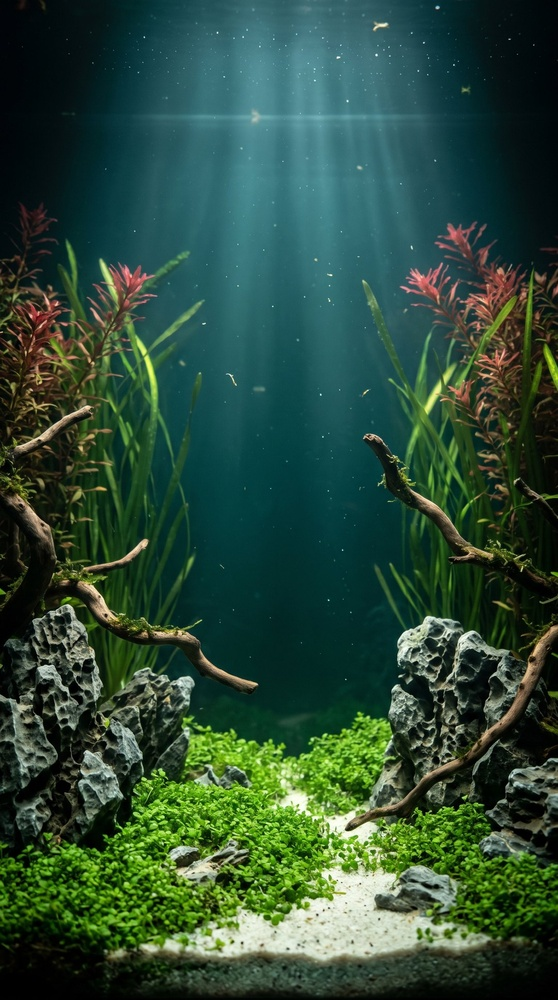
#> input picture app/src/main/assets/aquarium/bg_0.jpg, 558 x 1000 px, shrunk from 1080 x 1935 before the run
$ python grade_times.py ../../app/src/main/assets/aquarium/bg_0.jpg ../../app/src/main/assets/aquarium/bg_1.jpg
#> lines starting #> are read from the running program, lines starting #| are printed output that depends on the picture
"""python3 grade_times.py <morning.jpg> <outdir> [--water]
Makes noon / sunset / night stand-ins from one Flow morning painting by colour grading, so a new world can
ship before Flow has repainted it at the other times of day. Writes <outdir>/{1,2,3,4}.jpg (morning first),
ready for make_world.py. Lights, lanterns and glowing things keep their glow at night.
"""
import sys, numpy as np
from PIL import Image

src, out = sys.argv[1], sys.argv[2]
water = '--water' in sys.argv
im = Image.open(src).convert('RGB')
#> im is the input picture: PIL image 558x1000 RGB; mean R, G, B 44.6, 75.4, 56.8
a = np.asarray(im).astype(np.float32) / 255
H, W, _ = a.shape
#> H = 1000; W = 558
y = np.linspace(0, 1, H)[:, None, None]          # 0 top .. 1 bottom
#> y = 1000 values from 0 to 1
lum = a @ np.array([0.299, 0.587, 0.114], np.float32)
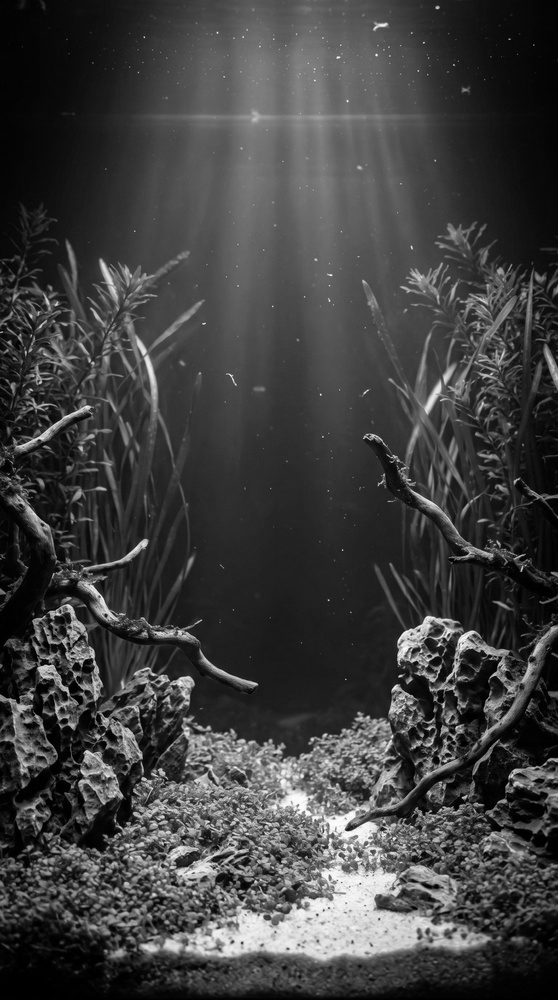
#> lum: shape (1000, 558) float32; min 0, max 0.993, mean 0.251
sat = a.max(-1) - a.min(-1)
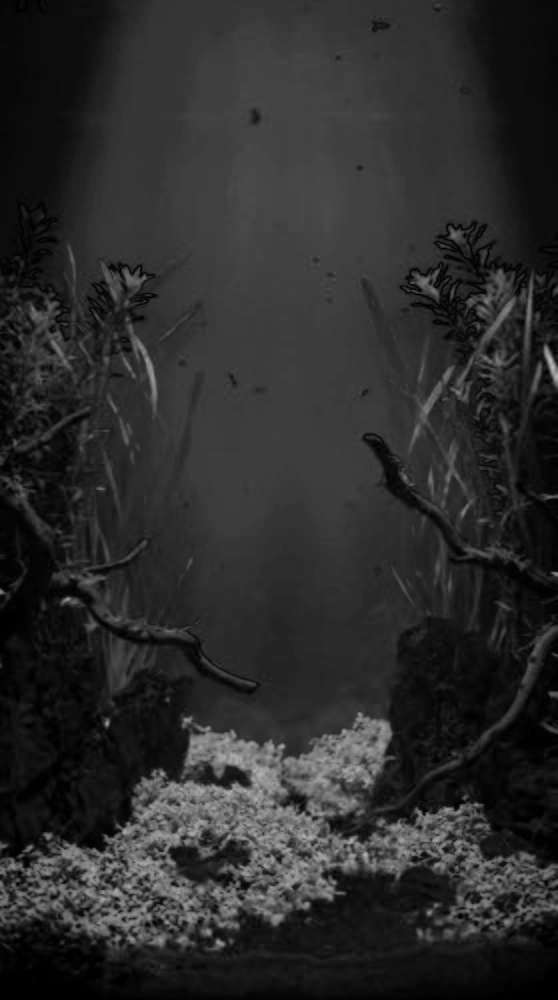
#> sat: shape (1000, 558) float32; min 0, max 0.725, mean 0.171

def sm(e0, e1, x): t = np.clip((x - e0) / (e1 - e0), 0, 1); return t * t * (3 - 2 * t)
def save(x, n): Image.fromarray((np.clip(x, 0, 1) * 255 + 0.5).astype(np.uint8)).save(f'{out}/{n}.jpg', quality=95)

save(a, 1)

# noon: neutral, a bit crisper and more saturated
l = lum[..., None]
noon = (a * np.array([0.97, 1.0, 1.04], np.float32) - l) * 1.1 + l
noon = (noon - 0.5) * 1.06 + 0.5 + 0.02
save(noon, 2)

# sunset: warm grade, an orange-pink sky band, the ground a little darker
warm = a * np.array([1.14, 0.9, 0.7], np.float32) + np.array([0.04, 0.01, 0.0], np.float32) * l
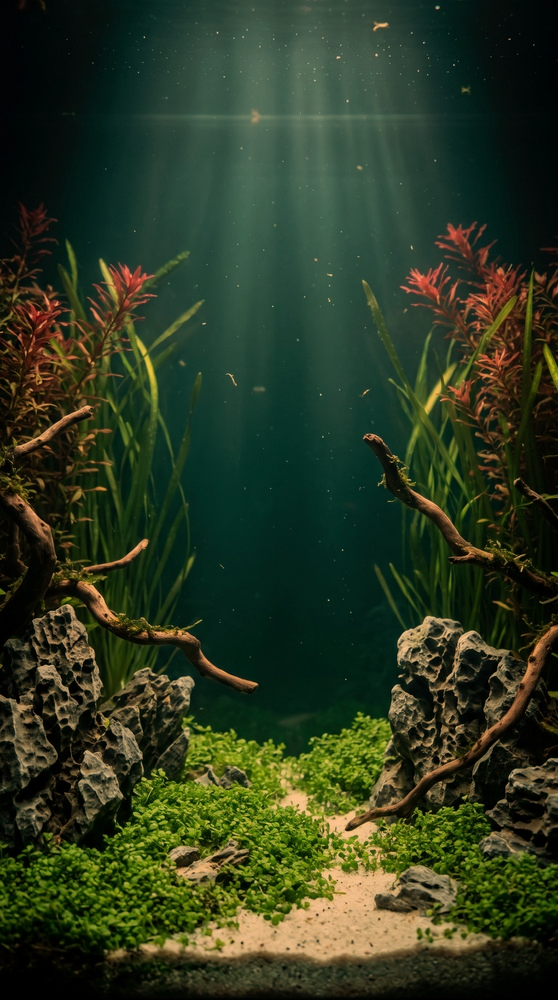
#> warm: shape (1000, 558, 3) float32; mean R, G, B 0.209, 0.269, 0.156; drawn with min black and max white
sky = (1 - sm(0.15, 0.55, y)) * (0 if water else 1)
band = np.array([1.0, 0.55, 0.45], np.float32) * (0.55 + 0.45 * l)
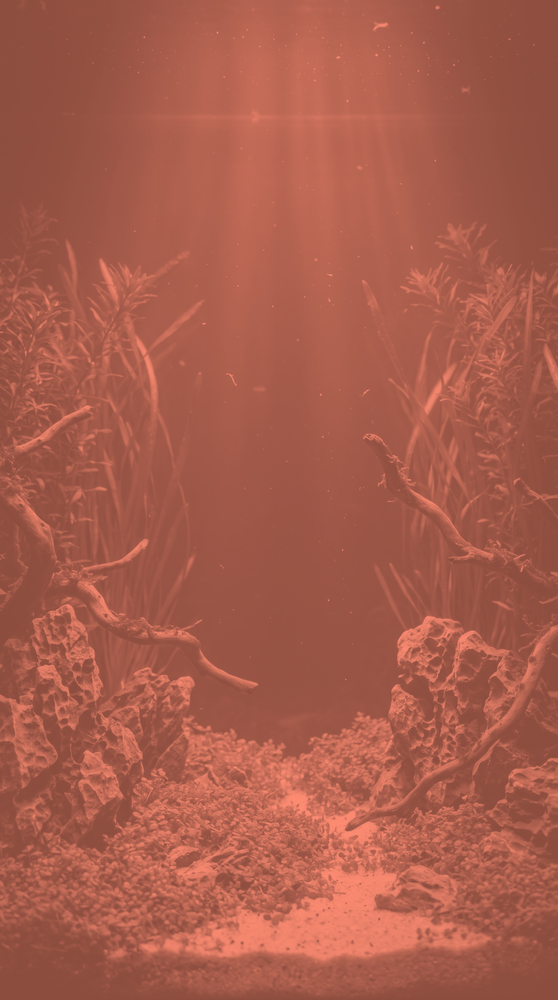
#> band: shape (1000, 558, 3) float32; mean of channels 0, 1, 2 0.663, 0.365, 0.298; drawn as R, G, B
sunset = warm * (1 - 0.22 * sky) + band * 0.22 * sky
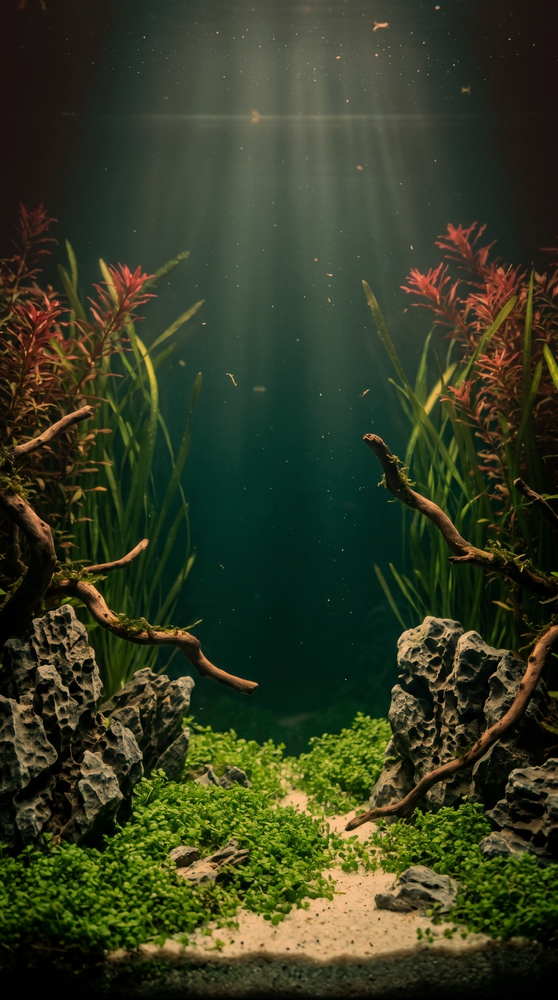
#> sunset: shape (1000, 558, 3) float64; mean R, G, B 0.247, 0.276, 0.163; drawn with min black and max white
sunset *= 1 - 0.12 * sm(0.5, 1.0, y)
save(sunset, 3)

# night: moonlit blue from the brightness, glowing things kept (warm lights, saturated bright spots)
if water:
    night = lum[..., None] * np.array([0.08, 0.2, 0.42], np.float32) * 0.85
else:
    night = lum[..., None] * np.array([0.26, 0.34, 0.6], np.float32) * 0.78 + a * np.array([0.04, 0.05, 0.09], np.float32)
glow = np.clip(sm(0.62, 0.92, lum) * sm(0.25, 0.55, sat) + sm(0.85, 0.98, lum) * 0.6, 0, 1)[..., None]
#> in sm (call 5), `t = np.clip((x - e0) / (e1 - e0), 0, 1)`:
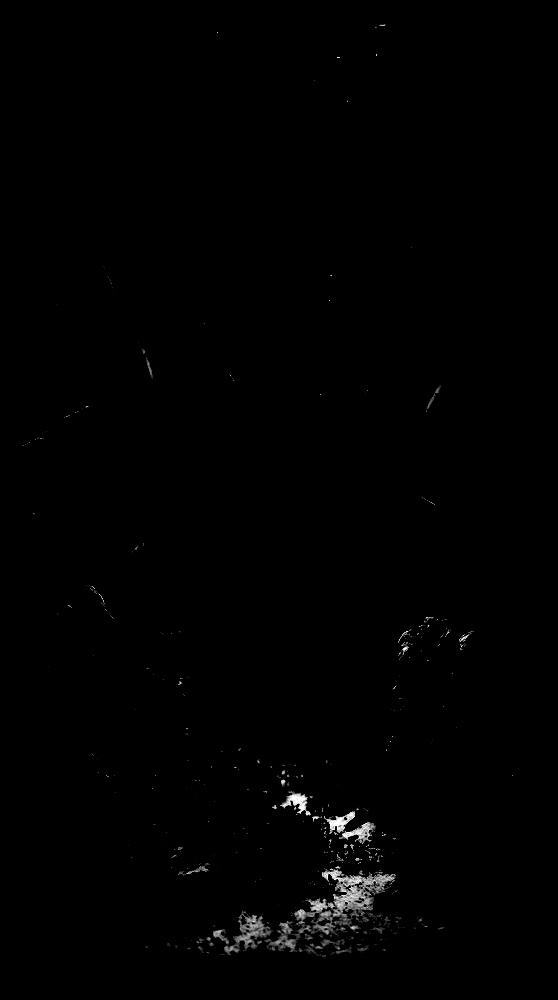
#> t: shape (1000, 558) float32; min 0, max 1, mean 0.00584
night = night * (1 - glow) + a * glow * 0.95
save(night ** 1.08, 4)
#> call 4 of save, with n = 4
#> in save (call 4), `def save(x, n): Image.fromarray((np.clip(x, 0, 1) * 255 + 0.5).astype(..`:
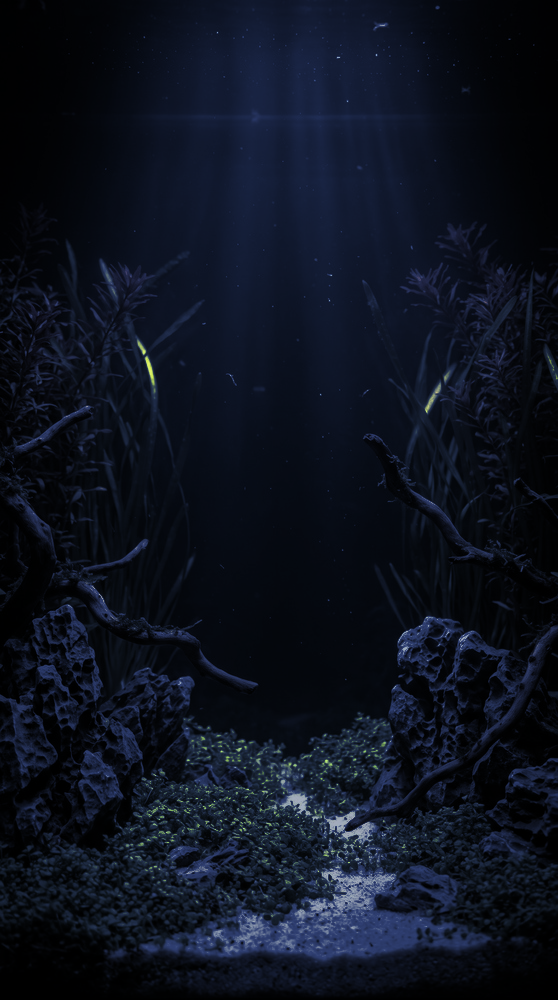
#> saved as 4.jpg: PIL image 558x1000 RGB; mean R, G, B 12.9, 18.3, 30.9
print('graded', src)

$ run again, on app/src/main/assets/aquarium/bg_2.jpg
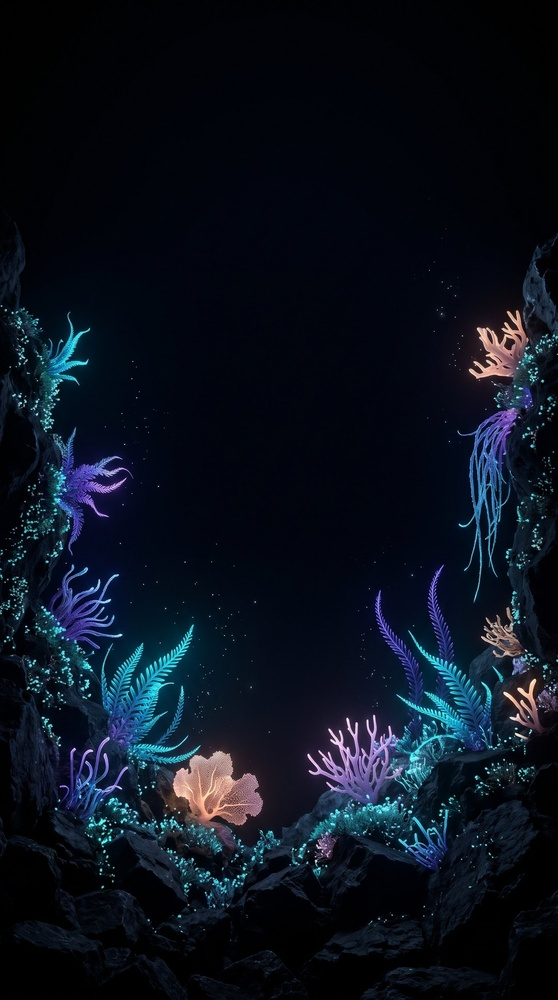
#> input picture app/src/main/assets/aquarium/bg_2.jpg, 558 x 1000 px, shrunk from 1080 x 1935 before the run
#> im is the input picture: PIL image 558x1000 RGB; mean R, G, B 11.4, 18.4, 30
#> `band = np.array([1.0, 0.55, 0.45], np.float32) * (0.55 + 0.45 * l)`:
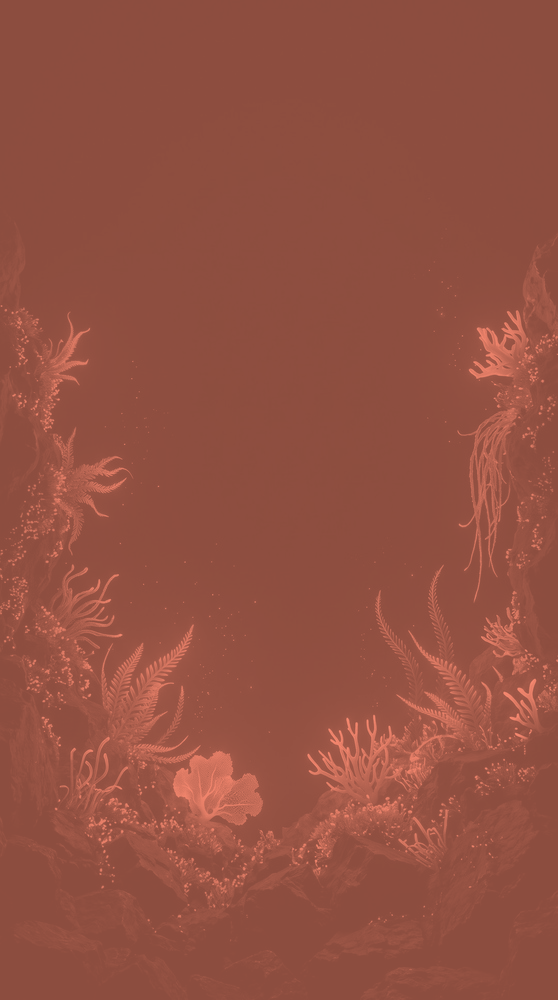
#> band: shape (1000, 558, 3) float32; mean of channels 0, 1, 2 0.582, 0.319, 0.261; drawn as R, G, B
#> in sm (call 4), `t = np.clip((x - e0) / (e1 - e0), 0, 1)`:
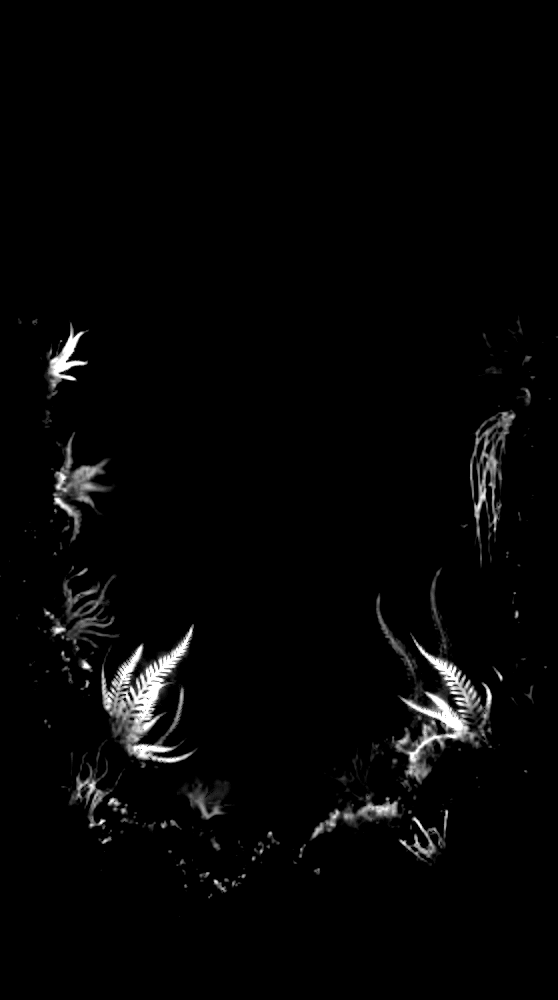
#> t: shape (1000, 558) float32; min 0, max 1, mean 0.0219

$ run again, on app/src/main/assets/aquarium/bg_3.jpg
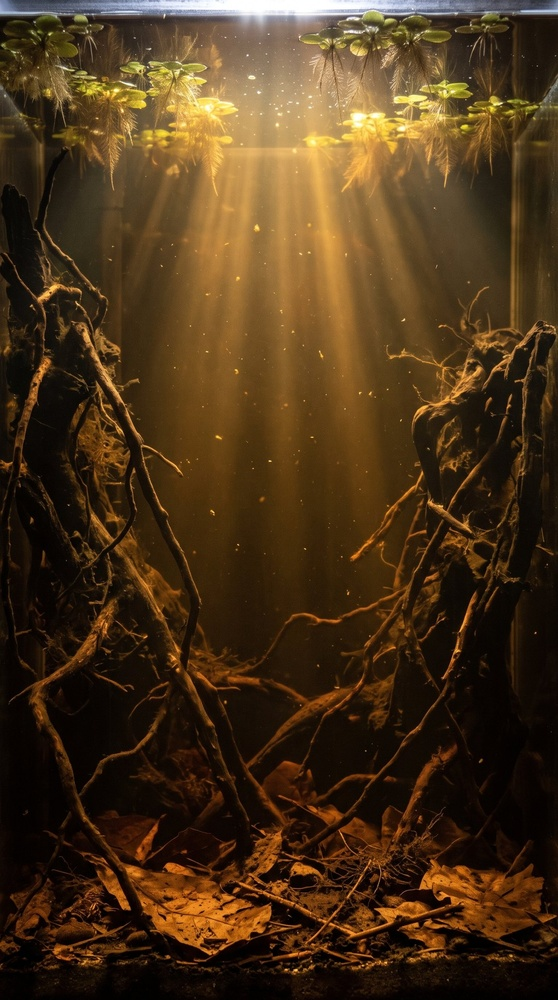
#> input picture app/src/main/assets/aquarium/bg_3.jpg, 558 x 1000 px, shrunk from 1080 x 1935 before the run
#> im is the input picture: PIL image 558x1000 RGB; mean R, G, B 74.7, 51.6, 25.4
#> `band = np.array([1.0, 0.55, 0.45], np.float32) * (0.55 + 0.45 * l)`:
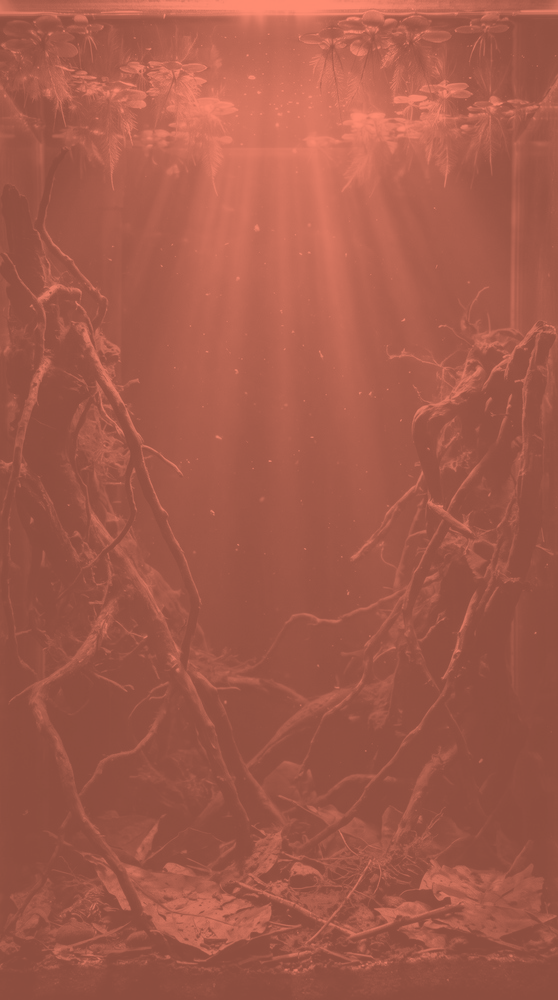
#> band: shape (1000, 558, 3) float32; mean of channels 0, 1, 2 0.648, 0.357, 0.291; drawn as R, G, B
#> in save (call 4), `def save(x, n): Image.fromarray((np.clip(x, 0, 1) * 255 + 0.5).astype(..`:
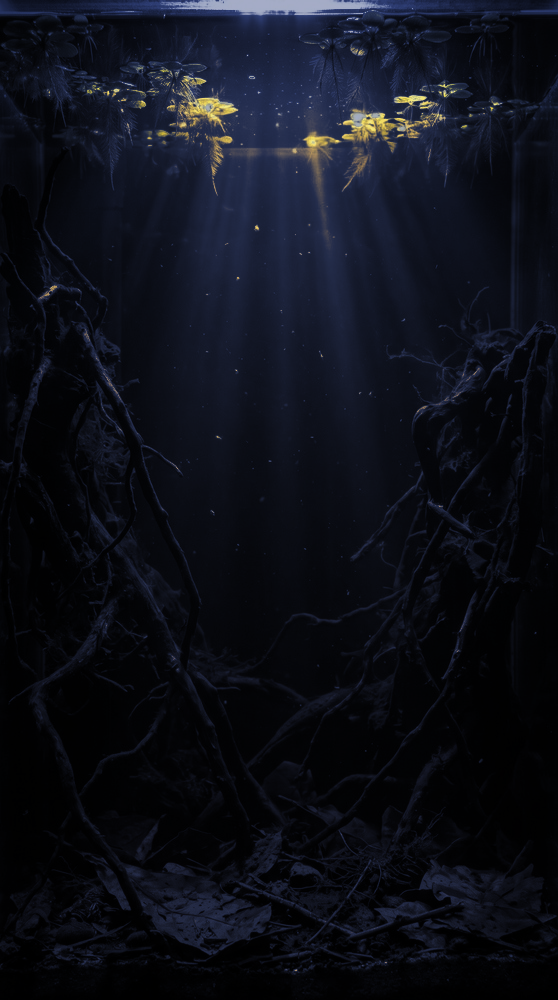
#> saved as 4.jpg: PIL image 558x1000 RGB; mean R, G, B 13.4, 15.8, 24.7

$ run again, on app/src/main/assets/aquarium/bg_4.jpg
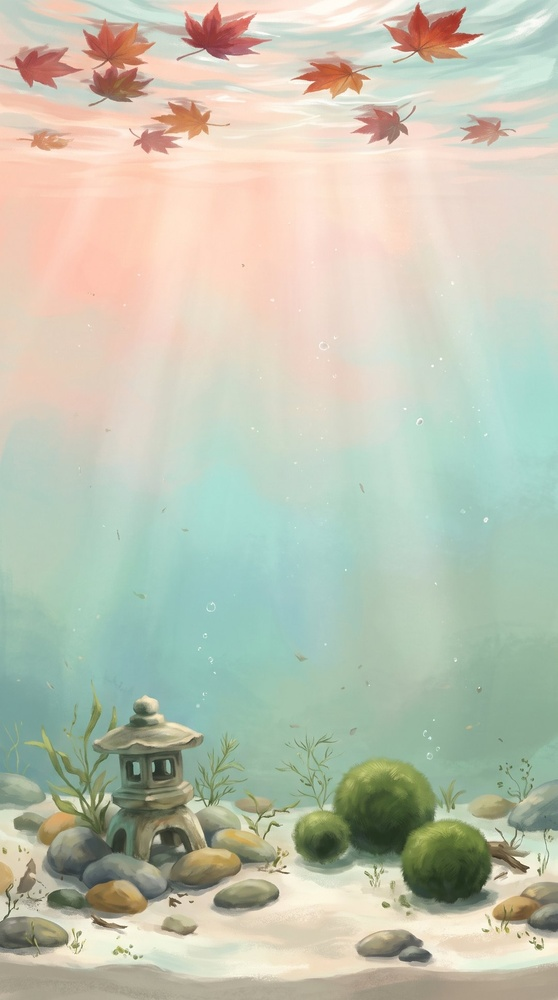
#> input picture app/src/main/assets/aquarium/bg_4.jpg, 558 x 1000 px, shrunk from 1080 x 1935 before the run
#> im is the input picture: PIL image 558x1000 RGB; mean R, G, B 191.3, 195.2, 177.1
#> `night = night * (1 - glow) + a * glow * 0.95`:
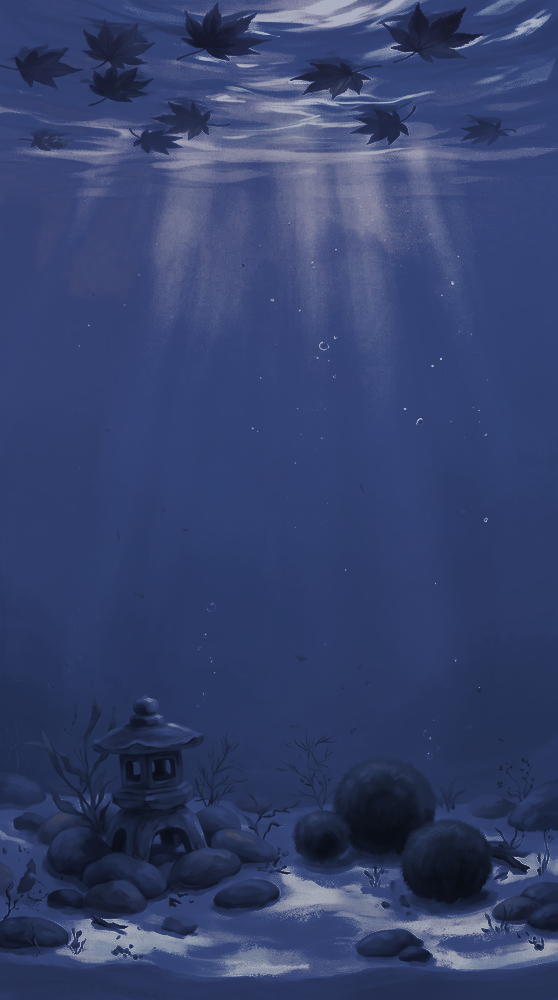
#> night: shape (1000, 558, 3) float32; mean R, G, B 0.209, 0.26, 0.426
